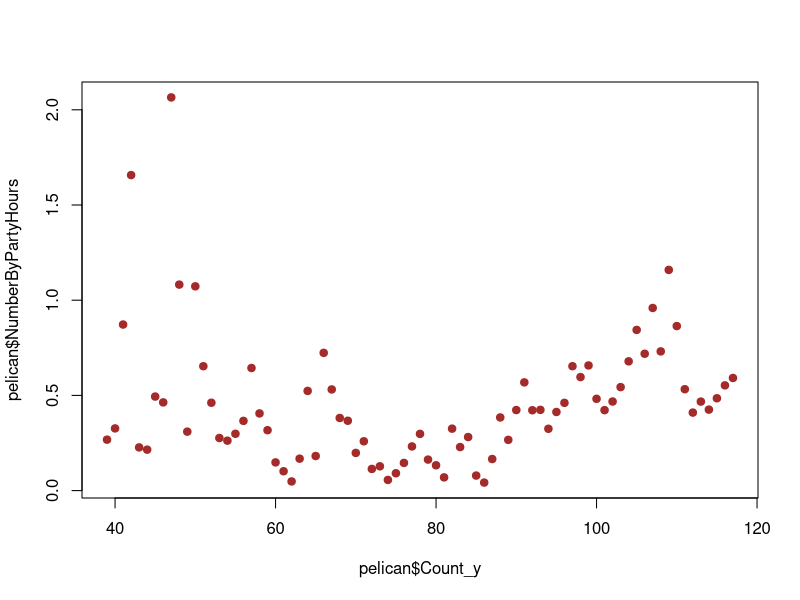

Source code (R): (Note: this script raises an error after producing the figure.)
pelican<-read.csv("pacificBrownPelican.csv")
pelican<-pelican[-which(pelican$NumberByPartyHours == 0),]

plot(pelican$NumberByPartyHours~pelican$Count_y, col="brown", pch=19)

pelican_bkpts<-bai_perron(pelican$NumberByPartyHours, pelican$Count_yr, "ar", "order=3", 5, 0.1, 3)
pelican_bkpts

pelican_result<-baar(pelican_bkpts$Breakpoints, pelican$Count_yr, pelican$NumberByPartyHours, 3000, 500, jump=0.25, ar=3)


pelican_finbkpts<-NULL

for(i in 1:ncol(pelican_result$Breakpoints)){

	pelican_finbkpts<-c(pelican_finbkpts, na.omit(pelican_result$Breakpoints[,i]), recursive=T)

}

hist(pelican_result$NumBkpts, xlim=c(1,6), breaks=c(1:6), ylim=c(0,3000), right=F, xlab="Number of Breaks", ylab="Number of Iterations (Out of 3000)", main="Number of Breakpoints for Brown Pelicans", col="brown")
hist(pelican_finbkpts, breaks=78, xlim=c(1,78), ylim=c(0,3000), right=F, xlab="Years Since 1939", ylab="Number of Iterations (Out of 3000)", main="Breakpoint Locations for Brown Pelicans", col="brown")

plot(pelican$NumberByPartyHours~pelican$Count_y, xlab="Year (since 1900)", ylab="Individuals per Party Hour", main="Pacific Brown Pelican Population: 1939 to 2017", col="brown", pch=19)
fits_to_use = pelican_result$Fits[which(pelican_result$Breakpoints[,1] == 11 & pelican_result$NumBkpts == 1),]
points(c(39:49),colMeans(fits_to_use)[1:11],col="green3", pch=19)
points(c(50:117),colMeans(fits_to_use)[12:79],col="blue", pch=19)
